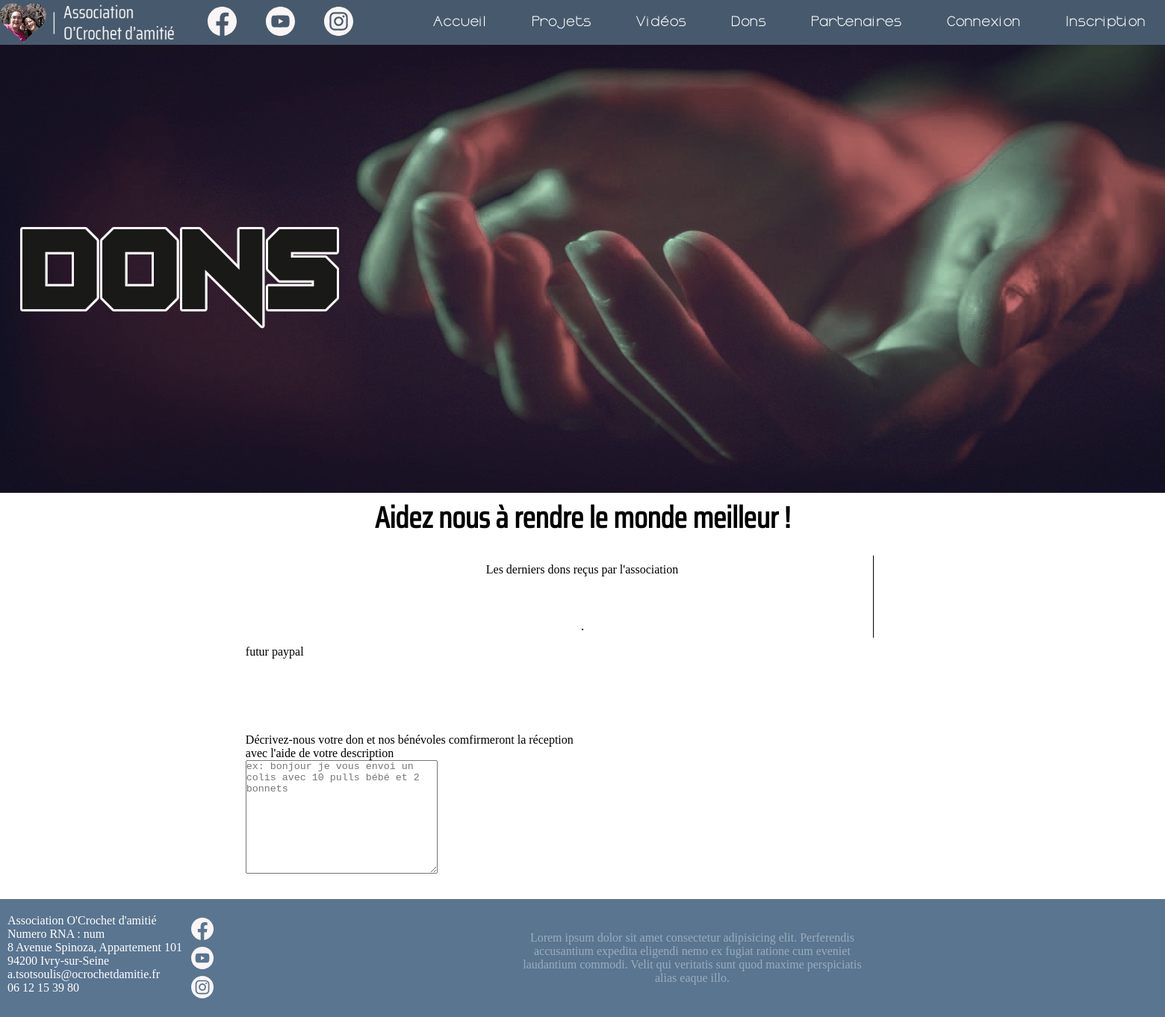
The page /don/accueil on the database as committed earlier.
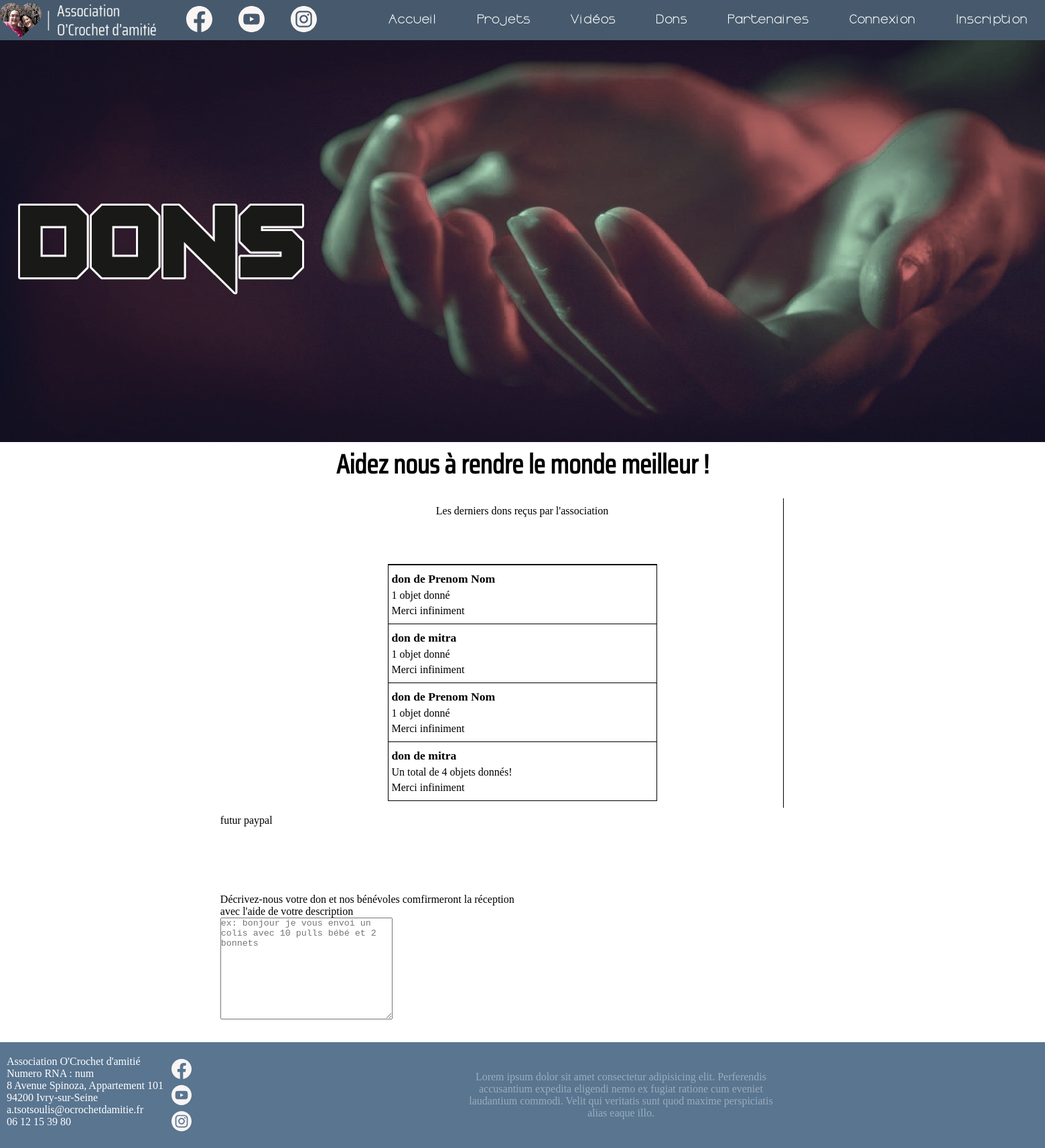
The same page on the database as committed later.
### tables this page shows
CREATE TABLE `don` (
  `id` int(11) NOT NULL,
  `type` varchar(30) NOT NULL COMMENT 'envoi/reception',
  `date` date NOT NULL,
  `donataire` varchar(50) NOT NULL,
  `organisme` varchar(50) NOT NULL,
  `reception` tinyint(1) NOT NULL,
  `description` text DEFAULT NULL,
  `concours_id` int(11) DEFAULT NULL
);

CREATE TABLE `user` (
  `id` int(11) NOT NULL,
  `prenom` varchar(30) NOT NULL,
  `nom` varchar(30) NOT NULL,
  `email` varchar(100) NOT NULL,
  `mdp` varchar(100) NOT NULL,
  `telephone` varchar(20) DEFAULT NULL COMMENT 'false',
  `region` varchar(70) NOT NULL,
  `departement` int(5) NOT NULL,
  `adresse` varchar(100) DEFAULT NULL,
  `date_inscription` timestamp NOT NULL DEFAULT current_timestamp() ON UPDATE current_timestamp(),
  `role` varchar(100) NOT NULL COMMENT 'admin/benevol',
  `confirmation_token` varchar(255) DEFAULT NULL COMMENT 'false',
  `active` tinyint(1) DEFAULT NULL
);

### Controllers/BaseController.php (called while the page is built, shortened)
<?php
class BaseController {
    public function affichage($fichier, array $parametres = [])
    {
        extract($parametres);
        include "Templates/base.html.php";
        include "Templates/vues/$fichier";
        include "Templates/footer.html.php";
    }
}

### index.php (called while the page is built, shortened)
<?php
require "Services/init.php";
$methode = $_GET["methode"] ?? "afficher";
$id = $_GET["id"] ?? null;
$page = $_GET["page"] ?? null;
$controleur = new $classControleur;
$controleur->$methode($id,$page);

### Services/autoload.php (called while the page is built, shortened)
<?php
function chargementClasse($nomClasseACharger){
    $nomClasseACharger = str_replace("\\", "/", $nomClasseACharger);
}

### Modeles/Session.php (called while the page is built, shortened)
<?php
class Session {
    static function getUser(){
        return $_SESSION["user"] ?? null;
    }
    static function isConnected() {
        return false;
    }
    static function isAdmin() {
        return false;
    }
}

### Services/init.php (called while the page is built, shortened)
<?php
include "Services/autoload.php";
function lien($controleur, $methode = "afficher", $id = null, $page = null) {
    return "/oCrochetDAmitie/$controleur/$methode" . ($id ? "/$id" : "") . ($page ? "/$page" : "");
};
function lienAdmin($controleur, $methode = "afficher", $id = null) {
    if(Session::isAdmin()){
        return "/oCrochetDAmitie/$controleur/$methode" . "Admin" . ($id ? "/$id" : "");
    } else {
        return "/oCrochetDAmitie/$controleur/$methode" . ($id ? "/$id" : "");
    }
};
function imgLink($nom){
    return "/oCrochetDAmitie/Assets/img/" . $nom;
}

### Modeles/Bdd.php (called while the page is built, shortened)
<?php
class Bdd {
    static function connexion()
    {
        return new PDO("mysql:host=localhost;dbname=ocrochet","root","");
    }
    static function selection(array $para){
        extract($para);
        if(!isset($select)){
            $select = "*";
        }
        if(isset($where) && isset($compare)){
            $where = "WHERE $compare $where";
        } else {
            $where = "";
        }
        if(isset($limit) && $limit){
            $limit = "LIMIT $limit";
        } else {
            $limit = "";
        }
        if(isset($order) && $order){
            $order = "ORDER BY $order";
        } else {
            $order = "";
        }
        if(isset($and) && isset($andCompare)){
            if(isset($andWhere)){
                $and = "AND $andCompare $andWhere";
            } elseif(isset($andLike)){
                var_dump($and);
                $and = "AND $andCompare $andLike";
            } else {
                $and = "";
            }
        } else {
            $and = "";
        }
        $textRequete = "SELECT $select FROM $table $where $and $order $limit";
        if($requete = self::connexion()->query($textRequete)){
            $classFetch = "Modeles\Entities\\" . ucFirst($table);
            return $requete->fetchAll(PDO::FETCH_CLASS, $classFetch);
        }
        return false;
    }
    static function getEntitesRelies( string $table, string $tableRelie, int $id, string $champs = null){
        $table = addslashes(trim($table));
        $tableRelie = addslashes(trim($tableRelie));
        if (strpos($table,"_")){
            $aliasEntiteActuelle = substr($table,0,1) . substr($table,strpos($table,"_") + 1,1);
        } else {
            $aliasEntiteActuelle = substr($table,0,1);
        }
        if (strpos($tableRelie,"_")){
            $aliasEntiteRelie = substr($tableRelie,0,1) . substr($tableRelie,strpos($tableRelie,"_") + 1,1);
        } else {
            $aliasEntiteRelie = substr($tableRelie,0,1);
        }
        $select = "$aliasEntiteRelie.*";
        if ($champs === null){
            $champs = $aliasEntiteRelie.".$table" . "_id";
        }
        $where = "WHERE $champs = $id";
        $table = $table . " $aliasEntiteActuelle, ". $tableRelie . " $aliasEntiteRelie" ;
        $textRequete = "SELECT $select FROM $table $where GROUP BY id";
        $requete = self::connexion()->query($textRequete);
        if($requete){
            $classFetch = "Modeles\Entities\\" . ucFirst($tableRelie);
            return $requete->fetchAll(PDO::FETCH_CLASS, $classFetch);
        }
        return [];
    }
    static function getEntiteRelie($table, $tableRelie, $id){
        $table = addslashes(trim($table));
        $tableRelie = addslashes(trim($tableRelie));
        if (strpos($table,"_")){
            $aliasEntiteActuelle = substr($table,0,1) . substr($table,strpos($table,"_") + 1,1);
        } else {
            $aliasEntiteActuelle = substr($table,0,1);
        }
        if (strpos($tableRelie,"_")){
            $aliasEntiteRelie = substr($tableRelie,0,1) . substr($tableRelie,strpos($tableRelie,"_") + 1,1);
        } else {
            $aliasEntiteRelie = substr($tableRelie,0,1);
        }
        $select = "$aliasEntiteRelie.*";
        $where = "WHERE $aliasEntiteRelie.id = $id";
        $table = $table . " $aliasEntiteActuelle, ". $tableRelie . " $aliasEntiteRelie" ;
        $textRequete = "SELECT $select FROM $table $where";
        $requete = self::connexion()->query($textRequete);
        if($requete){
            $classFetch = "Modeles\Entities\\" . ucFirst($tableRelie);
            $requete->setFetchMode(PDO::FETCH_CLASS, $classFetch);
            return $requete->fetch();
        }
        return false;
    }
}

### Modeles/Entities/Don.php (called while the page is built, shortened)
<?php
class Don  {
    private int $id;
    private string|int $donataire ;
    public function getDonataire()
    {
        return $this->donataire;
    }
    public function getDetails(){
        return Bdd::getEntitesRelies("don","don_details",$this->id);
    }
    public function getUser(){
        if (is_numeric($this->donataire)){
            return Bdd::getEntiteRelie("don","user",$this->donataire);
        }
        return false;
    }
    public function getTaille(){
        $qte = 0;
        foreach($this->getDetails() as $detail){
            $qte += $detail->getQte();
        }
        return $qte;
    }
}

### Modeles/Entities/User.php (called while the page is built, shortened)
<?php
class User  {
    private string $prenom;
    private string $nom;
    public function getPrenom()
    {
        return $this->prenom;
    }
    public function getNom()
    {
        return $this->nom;
    }
}

### Modeles/Entities/Don_Details.php (called while the page is built, shortened)
<?php
class Don_Details{
    private $qte;
    public function getQte()
    {
        return $this->qte;
    }
}

### Templates/vues/don/accueil.html.php (the view)
<div class="banner">
    <img src="<?= imgLink("dons.png") ?>" alt="" class="banner-img">
</div>
<div class="don-main">
    <h1> Aidez nous à rendre le monde meilleur ! </h1>
    <div class="gauche">
        <p class="center-text">
            Les derniers dons reçus par l'association
        </p>
        <div class="dons">
            <?php foreach ($dons as $don) : ?>
                <div class="don">
                    <h5>
                        don de <?= is_numeric($don->getDonataire()) ? $don->getUser()->getPrenom() . " " . $don->getUser()->getNom() : $don->getDonataire()  ?>
                    </h5>
                    <p>
                        <?= $don->getTaille() > 1 ? "Un total de " . $don->getTaille() . " objets donnés!" : "1 objet donné " ?>
                    </p>
                    <p>Merci infiniment </p>
                </div>
            <?php endforeach ?>
        </div>
    </div>
    <div class="droite">
         <div class="form-don">
            <div class="paiement">
                <div id='test-paypal'> futur paypal</div>
            </div>
            <form action="<?= lien("don","ajouterAbonne") ?>" method="post">
                <label for="description">Décrivez-nous votre don et nos bénévoles comfirmeront la réception avec l'aide de votre description</label>
                <textarea name="description" id="description" cols="30" rows="10" placeholder='ex: bonjour je vous envoi un colis avec 10 pulls bébé et 2 bonnets'></textarea>
            </form>
        </div>
    </div>
</div>

### Controllers/DonController.php (shortened to what this page needs)
<?php
class DonController extends BaseController{
    public function accueil(){
        if ($_POST){
            if ($form = Verificateur::verifyNewDonAbonne($_POST) === true){
                return $this->redirection(lien("don","accueil"));
            } else {
                return $this->affichage("don/accueil.html.php", $form ?? []);
            }
        } else {
            $dons = Bdd::selection(["table" => "don", "compare" => "type" , "where" => " = 'reception'", 'order' => "id DESC"]);
            $this->affichage("don/accueil.html.php", [
                "dons" => $dons,
                "css" => "don",
                "js" => "donShow"
            ]);
        }
    }
}

### Templates/base.html.php (shortened to what this page needs)
<!DOCTYPE html>
<html lang="fr">
<head>
    <link rel="stylesheet" href="/oCrochetDAmitie/Assets/app.css">
    <?php if (isset($css)) :?>
        <link rel='stylesheet' href='/oCrochetDAmitie/Assets/css/<?= "$css" ?>.css'>
    <?php endif ?>
    <link rel='stylesheet' href='/oCrochetDAmitie/Assets/css/tooltip.css'>
</head>
<body>
<?php include "nav.html.php" ?>

### Templates/nav.html.php (shortened to what this page needs)
<header>
    <nav>
        <div class="logo">
            <a href="<?= lienAdmin("accueil","afficher")?>">
                <img src="<?= imgLink("logo3.png") ?>" class="logo-asso">
            </a>
        </div>
        <div class="header-network network">
            <?php include 'network.php' ?>
        </div>
        <ul class="nav-ul transition" id="nav-ul">
            <li><a href="<?= lien("accueil") ?>">Accueil</a></li>
            <li><a href="<?= lien("projet","accueil") ?>">Projets</a></li>
            <li><a href="<?= lien("video","accueil") ?>">Vidéos</a></li>
            <li><a href="<?= lien("don","accueil") ?>">Dons</a></li>
            <li><a href="">Partenaires</a></li>
            <li><a href="<?= Session::isConnected() ? lien("user", "profil") : lien("user","connexion") ?>"><?= Session::isConnected() ? "Profil" : "Connexion"?></a></li>
            <?php if (!Session::isConnected()) :?>
            <li><a href="<?= lien("user", "inscription") ?>">Inscription</a></li>
            <?php endif ?>
        </ul>
    </nav>
</header>

### Templates/network.php (shortened to what this page needs)
<a href="https://www.facebook.com/ocrochetdamitie" target="_blank">
</a>
<a href="https://www.youtube.com/channel/UCCbVTG85YDnQvQmxxPb2bkQ" target="_blank">
</a>
<a href="https://www.instagram.com/ocrochetdamitie" target="_blank">
</a>

### Templates/footer.html.php
<footer>
    <p class="adress">
        Association O'Crochet d'amitié<br>
        Numero RNA : num<br>
        8 Avenue Spinoza, Appartement 101 <br>
        94200 Ivry-sur-Seine<br>
        a.tsotsoulis@ocrochetdamitie.fr<br>
        <span id='telephone' >06 12 15 39 80</span>
    </p>
    <div class="network2">
        <?php include 'network.php' ?>
    </div>
    <p class="mentions">Lorem ipsum dolor sit amet consectetur adipisicing elit. Perferendis accusantium expedita eligendi nemo ex fugiat ratione cum eveniet laudantium commodi. Velit qui veritatis sunt quod maxime perspiciatis alias eaque illo.</p>
</footer>
</body>
</html>

### Assets/app.css (style rules this page uses)
* { margin: 0; padding: 0; list-style: none; text-decoration: none; box-sizing: border-box; }
html { scroll-behavior: smooth; }
body { position: relative; font-size: var(--font-size); width: 100%; height: 100%; padding-top: 60px; }
form { margin-top: 100px; }
header { width: 100%; position: fixed; top: 0; z-index: 2; height: 60px; background-color: var(--header-color); backdrop-filter: blur(var(--header-blur)); }
.network { width: 100%; }
.network svg { text-align: center; width: var(--width-nav-network); }
.header-network { display: flex; align-items: center; width: 15%; }
.header-network svg { aspect-ratio: var(--ratio); width: var(--width-header-network); }
.nav-ul { display: flex; flex-direction: column; justify-content: space-around; position: fixed; top: 60px; width: var(--width-nav-ul); right: var(--position-nav-ul); z-index: 10; }
.transition { transition: transform var(--transition-nav); }
.nav-ul li { list-style: none; padding-left: 0; padding: var(--padding_nav_li); }
.nav-ul a { font-weight: bold; font-family: var(--font-family-nav); text-decoration: none; color: white; width: 50%; justify-content: left; padding-left: 10px; }
nav { display: flex; justify-content: space-between; flex-direction: row; flex-wrap: nowrap; width: 100%; }
.logo { display: flex; height: 60px; }
.logo img { user-select: none; -moz-user-select: none; -webkit-user-drag: none; -webkit-user-select: none; -ms-user-select: none; width: 244.61px; }
h1 { text-align: center; line-height: 30px; margin: 15px 0; font-size: calc(var(--font-size) * 2.5); font-family: saira; }
p { font-family: pt; text-align: left; margin: 20px 0; }
footer { bottom: 0; display: flex; justify-content: flex-start; flex-direction: column; background-color: var(--footer-color); padding: 20px 0; }
.adress { color: var(--font-color); font-family: var(--font-family-adresse); font-size: var(--font-size); text-align: center; }
.network2 { margin-top: 10px; display: flex; align-items: center; justify-content: center; width: 100%; }
.network2 a { margin-right: 5px; width: 30px; }
.mentions { color: var(--font-color); opacity: .4; text-align: center; width: 90%; margin: auto; }
@media screen and (min-width: 900px) { .nav-ul { position: unset; justify-content: space-around; flex-direction: row; align-items: center; } }
@media screen and (min-width: 900px) { .network { justify-content: center; } }
@media screen and (min-width: 900px) { footer { display: flex; justify-content: flex-start; flex-direction: row; flex-wrap: wrap; background-color: var(--footer-color); padding: 20px 0px; } }
@media screen and (min-width: 900px) { .adress { color: var(--font-color); font-family: var(--font-family-adresse); font-size: var(--font-size); text-align: unset; margin: 0 10px 10px 10px; } }
@media screen and (min-width: 900px) { .network2 { margin-top: 0; display: flex; flex-direction: column; align-items: center; justify-content: flex-start; width: 40px; } }
@media screen and (min-width: 900px) { .network2 a { width: 30px; margin-top: 5px; } }
@media screen and (min-width: 900px) { .mentions { color: var(--font-color); opacity: .4; text-align: center; width: 30%; } }
@media screen and (min-width: 1200px) { .container, header, footer { width: var(--width-containers); margin: auto; } }

### Assets/css/don.css (style rules this page uses)
.don-main { display: flex; flex-wrap: wrap; padding-bottom: 20px; justify-content: center; min-height: 500px; }
.don-main h1 { width: 100%; height: 50px; }
.gauche { width: 50%; padding: 10px; border-right: 1px solid #000; display: flex; flex-direction: column; justify-content: flex-start; align-items: center; }
.gauche h5 { font-size: calc(var(--font-size) + .1rem); margin: 5px 0; }
.gauche p { margin-top: 0; }
.dons p { margin-bottom: 5px; }
.dons { border: 1px solid #000; margin-top: 50px; }
.don { border-top: 1px solid #000; padding: 5px; width: 400px; }
.form-don { width: 50%; padding: 10px; }

Rows that differ between the two databases and show on the page:
added don: donataire.prenom "Prenom", donataire.nom "Nom", shows "1 objet donné"
added don: donataire "mitra", shows "1 objet donné"
added don: donataire.prenom "Prenom", donataire.nom "Nom", shows "1 objet donné"
added don: donataire "mitra", Taille "4"
